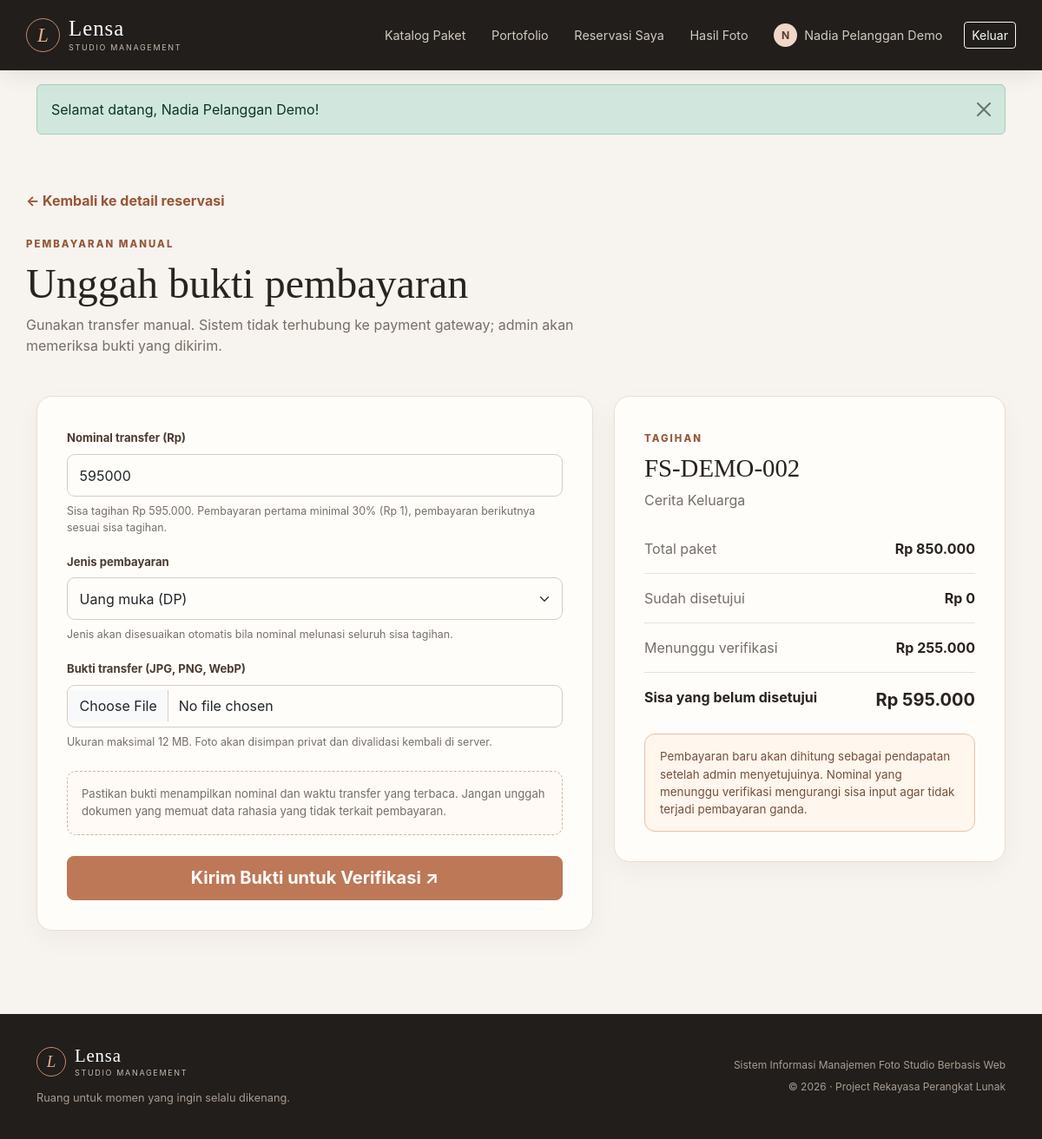
The page /index.php?r=pay&id=2 (signed in) on the database its author committed.
### tables this page shows
CREATE TABLE pengguna (
    id_pengguna BIGINT UNSIGNED NOT NULL AUTO_INCREMENT,
    nama VARCHAR(100) NOT NULL,
    email VARCHAR(100) NOT NULL,
    no_telepon VARCHAR(20) NULL,
    username VARCHAR(50) NOT NULL,
    password VARCHAR(255) NOT NULL COMMENT 'Hash dari password_hash(), bukan kata sandi asli',
    peran ENUM('pelanggan','admin','fotografer') NOT NULL DEFAULT 'pelanggan',
    aktif TINYINT(1) NOT NULL DEFAULT 1,
    created_at DATETIME NOT NULL DEFAULT CURRENT_TIMESTAMP,
    updated_at DATETIME NOT NULL DEFAULT CURRENT_TIMESTAMP ON UPDATE CURRENT_TIMESTAMP,
    PRIMARY KEY (id_pengguna),
    UNIQUE KEY uq_pengguna_email (email),
    UNIQUE KEY uq_pengguna_username (username),
    KEY idx_pengguna_role_active (peran, aktif)
);

CREATE TABLE reservasi (
    id_reservasi BIGINT UNSIGNED NOT NULL AUTO_INCREMENT,
    kode_reservasi VARCHAR(24) NOT NULL,
    id_pelanggan BIGINT UNSIGNED NOT NULL,
    id_fotografer BIGINT UNSIGNED NULL,
    id_paket BIGINT UNSIGNED NOT NULL,
    tanggal_sesi DATE NOT NULL,
    jam_sesi TIME NOT NULL,
    durasi_menit_snapshot SMALLINT UNSIGNED NOT NULL,
    harga_paket_snapshot DECIMAL(12,2) NOT NULL,
    status ENUM('menunggu_pembayaran','menunggu_verifikasi','dikonfirmasi','sedang_foto','selesai','ditolak','dibatalkan') NOT NULL DEFAULT 'menunggu_pembayaran',
    catatan VARCHAR(1000) NULL,
    hold_expires_at DATETIME NOT NULL,
    created_at DATETIME NOT NULL DEFAULT CURRENT_TIMESTAMP,
    updated_at DATETIME NOT NULL DEFAULT CURRENT_TIMESTAMP ON UPDATE CURRENT_TIMESTAMP,
    PRIMARY KEY (id_reservasi),
    UNIQUE KEY uq_reservasi_kode (kode_reservasi),
    KEY idx_reservasi_jadwal_status (tanggal_sesi, jam_sesi, status),
    KEY idx_reservasi_pelanggan (id_pelanggan, created_at),
    KEY idx_reservasi_fotografer_jadwal (id_fotografer, tanggal_sesi, jam_sesi, status),
    KEY idx_reservasi_status_created (status, created_at),
    CONSTRAINT fk_reservasi_pelanggan FOREIGN KEY (id_pelanggan) REFERENCES pengguna (id_pengguna) ON UPDATE CASCADE ON DELETE RESTRICT,
    CONSTRAINT fk_reservasi_fotografer FOREIGN KEY (id_fotografer) REFERENCES pengguna (id_pengguna) ON UPDATE CASCADE ON DELETE SET NULL,
    CONSTRAINT fk_reservasi_paket FOREIGN KEY (id_paket) REFERENCES paket (id_paket) ON UPDATE CASCADE ON DELETE RESTRICT
);

CREATE TABLE paket (
    id_paket BIGINT UNSIGNED NOT NULL AUTO_INCREMENT,
    nama_paket VARCHAR(100) NOT NULL,
    deskripsi TEXT NOT NULL,
    harga_paket DECIMAL(12,2) NOT NULL,
    durasi_menit SMALLINT UNSIGNED NOT NULL DEFAULT 60,
    gambar VARCHAR(80) NOT NULL DEFAULT 'studio.svg',
    aktif TINYINT(1) NOT NULL DEFAULT 1,
    created_at DATETIME NOT NULL DEFAULT CURRENT_TIMESTAMP,
    updated_at DATETIME NOT NULL DEFAULT CURRENT_TIMESTAMP ON UPDATE CURRENT_TIMESTAMP,
    PRIMARY KEY (id_paket),
    KEY idx_paket_aktif_harga (aktif, harga_paket)
);

### app/views/customer/pay.php (the view, shortened to what the rows shown need)
<section class="container page-heading"><div class="mt-4"><h1>Unggah bukti pembayaran</h1></div></section>
<section class="container pb-5"><div class="row g-4 align-items-start"><div class="col-lg-5"><div class="surface surface-pad"><span class="section-kicker">Tagihan</span><h2 class="mt-2" style="font:500 1.8rem Georgia,serif"><?= e($booking['kode_reservasi']) ?></h2><p class="muted"><?= e($booking['nama_paket']) ?></p><div class="d-flex justify-content-between py-3 border-bottom"><span class="muted">Total paket</span><strong><?= money($booking['harga_paket_snapshot']) ?></strong></div><div class="d-flex justify-content-between py-3 border-bottom"><span class="muted"></span><strong></strong></div><div class="d-flex justify-content-between py-3 border-bottom"><span class="muted"></span><strong></strong></div><div class="d-flex justify-content-between pt-3"><strong></strong><strong class="fs-5"></strong></div><div class="notice mt-4">Pembayaran baru akan dihitung sebagai pendapatan setelah admin menyetujuinya. Nominal yang menunggu verifikasi mengurangi sisa input agar tidak terjadi pembayaran ganda.</div></div></div></div></section>

### app/views/layout.php (shortened to what the rows shown need)
<!doctype html>
<html lang="id">
<head>
    <link href="https://cdn.jsdelivr.net/npm/bootstrap@5.3.3/dist/css/bootstrap.min.css" rel="stylesheet">
    <link href="<?= e(asset('css/app.css')) ?>" rel="stylesheet">
</head>
<body>
<header class="site-header">
    <nav class="navbar navbar-expand-lg container py-3">
        <div class="collapse navbar-collapse" id="mainNav">
            <div class="navbar-nav ms-auto align-items-lg-center gap-lg-1">
                <a class="nav-link" href="<?= e(url('home')) ?>#paket">Katalog Paket</a>
                <a class="nav-link" href="<?= e(url('home')) ?>#portofolio">Portofolio</a>
                <?php if ($currentUser && $currentUser['peran'] === 'pelanggan'): ?>
                    <a class="nav-link" href="<?= e(url('my-reservations')) ?>">Reservasi Saya</a>
                    <a class="nav-link" href="<?= e(url('my-gallery')) ?>">Hasil Foto</a>
                <?php elseif ($currentUser && $currentUser['peran'] === 'admin'): ?>
                    <a class="nav-link" href="<?= e(url('admin')) ?>">Dashboard</a>
                    <a class="nav-link" href="<?= e(url('admin-reservations')) ?>">Reservasi</a>
                    <a class="nav-link" href="<?= e(url('admin-payments')) ?>">Pembayaran</a>
                <?php elseif ($currentUser && $currentUser['peran'] === 'fotografer'): ?>
                    <a class="nav-link" href="<?= e(url('photographer')) ?>">Jadwal Tugas</a>
                <?php endif; ?>
                <?php if ($currentUser): ?>
                    <a class="nav-link nav-user" href="<?= e(url('profile')) ?>"><span class="avatar-mini"><?= e(strtoupper(substr($currentUser['nama'], 0, 1))) ?></span><?= e($currentUser['nama']) ?></a>
                    <form method="post" action="<?= e(url('logout')) ?>" class="d-inline"><?= csrf_field() ?><button class="btn btn-outline-light btn-sm ms-lg-2" type="submit">Keluar</button></form>
                <?php else: ?>
                    <a class="nav-link" href="<?= e(url('login')) ?>">Masuk</a>
                    <a class="btn btn-copper btn-sm ms-lg-2" href="<?= e(url('register')) ?>">Daftar Sekarang <span aria-hidden="true">↗</span></a>
                <?php endif; ?>
            </div>
        </div>
    </nav>
</header>
<main>
<?php require $viewPath; ?>
</body>
</html>

### rows shown on the page
pengguna: nama "N", nama "Nadia Pelanggan Demo"
reservasi: kode_reservasi "FS-DEMO-002", id_paket.nama_paket "Cerita Keluarga", harga_paket_snapshot "Rp 850.000"

### other values the page prints
$notification['message'] "Selamat datang, Nadia Pelanggan Demo!"
$outstanding "595.000"
money($minimumPayment) "Rp 1"
$GLOBALS['config']['upload_max_mb'] "12"
money($sums['approved']) "Rp 0"
money($sums['pending']) "Rp 255.000"
money($outstanding) "Rp 595.000"
